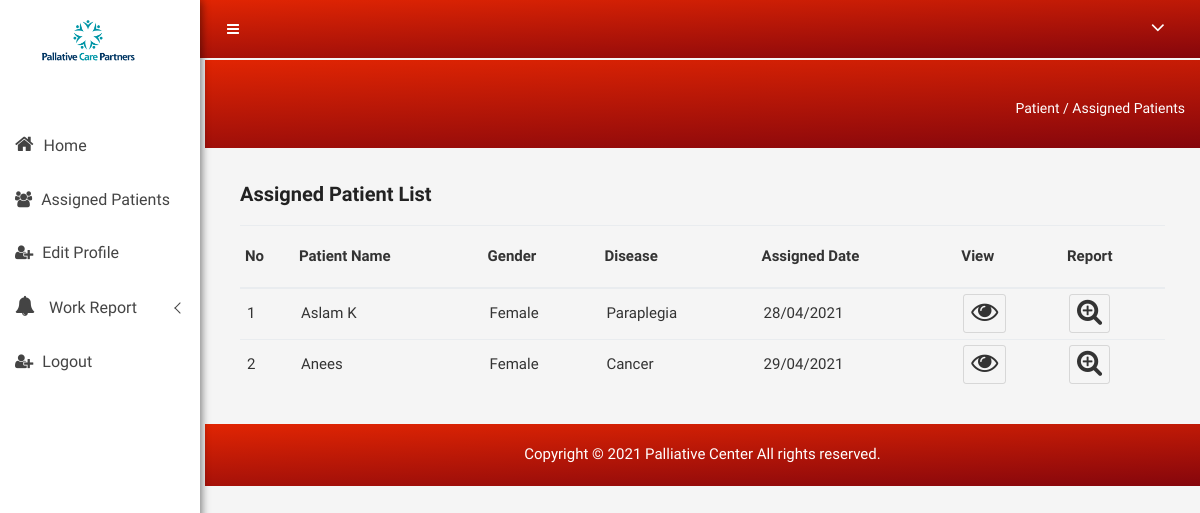
The page /Nurse/view_patientlist.php (signed in) on the database its author committed.
### tables this page shows
CREATE TABLE `assign_nurse` (
  `ass_nid` int(5) NOT NULL,
  `nurse` int(5) NOT NULL,
  `patient` int(5) NOT NULL,
  `assigned_on` date NOT NULL,
  `ass_status` varchar(15) NOT NULL
);

CREATE TABLE `patient` (
  `pid` int(5) NOT NULL,
  `pname` varchar(30) NOT NULL,
  `mobile` bigint(12) NOT NULL,
  `dob` date NOT NULL,
  `gender` varchar(10) NOT NULL,
  `place` varchar(25) NOT NULL,
  `panchayath` varchar(25) NOT NULL,
  `ward` int(5) NOT NULL,
  `address` varchar(50) NOT NULL,
  `pincode` int(8) NOT NULL,
  `disease` varchar(30) NOT NULL
);

CREATE TABLE `nurse` (
  `nid` int(5) NOT NULL,
  `name` varchar(20) NOT NULL,
  `mobile` bigint(12) NOT NULL,
  `gender` varchar(15) NOT NULL,
  `dob` date NOT NULL,
  `place` varchar(15) NOT NULL,
  `address` varchar(30) NOT NULL
);

### Nurse/view_patientlist.php (the view, shortened to what this page needs)
<?php
include "header.php";
?>
<div class="breadcome-area">
    <div class="container-fluid">
        <div class="row">
            <div class="col-lg-12 col-md-12 col-sm-12 col-xs-12">
                <div class="breadcome-list single-page-breadcome">
                    <div class="row">
                        <div class="col-lg-6 col-md-6 col-sm-6 col-xs-6">
                        </div>
                        <div class="col-lg-6 col-md-6 col-sm-6 col-xs-6">
                            <ul class="breadcome-menu">
                                <li><a href="#">Patient</a> <span class="bread-slash">/</span>
                                </li>
                                <li><span class="bread-blod">Assigned Patients</span>
                                </li>
                            </ul>
                        </div>
                    </div>
                </div>
            </div>
        </div>
    </div>
</div>
</div>
<div class="product-status mg-tb-15">
    <div class="container-fluid">
        <div class="row">
            <div class="col-lg-12 col-md-12 col-sm-12 col-xs-12">
                <div class="product-status-wrap">
                    <?php
                    $sq=mysqli_query($con,"select * from patient INNER JOIN assign_nurse ON patient.pid=assign_nurse.patient inner join nurse ON assign_nurse.nurse=nurse.nid where nurse.mobile='$nmob'");
                    if(mysqli_num_rows($sq)==0){
                        echo "<h2 style='margin-left: 35%;color:seagreen;font-family: Times;font-style: italic;font-size: 39px;'>No details to show</h2><br><br><br><br><br><br><br><br><br><br><br><br><br><br><br><br><br><br><br>";
                    }else {
                        ?>
                        <h4>Assigned Patient List</h4>
                        <table>
                            <tr>
                                <th>No</th>
                                <th>Patient Name</th>
                                <th>Gender</th>
                                <th>Disease</th>
                                <th>Assigned Date</th>
                                <th data-field="view">View</th>
                                <th data-field="action">Report</th></tr>
                            <?php
                            $i = 1;
                            $sq=mysqli_query($con,"select * from patient INNER JOIN assign_nurse ON patient.pid=assign_nurse.patient inner join nurse ON assign_nurse.nurse=nurse.nid where nurse.mobile='$nmob'");
                            while ($ro = mysqli_fetch_array($sq)) {
                                ?>
                                <tr style="text-transform: capitalize">
                                    <td><?php echo $i ?></td>
                                    <td><?php echo $ro['pname'] ?></td>
                                    <td><?php echo $ro['gender'] ?></td>
                                    <td><?php echo $ro['disease'] ?></td>
                                    <td><?php echo date('d/m/Y', strtotime($ro['assigned_on'])) ?></td>
                                    <td>
                                        <a href="viewmore_plist.php?id=<?php echo $ro['pid'] ?>"
                                           data-toggle="tooltip" title="View" class="pd-setting-ed" style="padding: 6px 7px;
color:
#333;
font-size: 22px;
border-radius: 3px;
border: 1px solid
rgba(0,0,0,.12);
background:
#f5f5f5;">
                                            <i class="fa fa-eye" aria-hidden="true" style="font-size: 27px;"></i>
                                        </a>
                                    </td>
                                    <td>
                                        <a href="add_report.php?aid=<?php echo $ro['pid'] ?>"
                                           data-toggle="tooltip" title="View" class="pd-setting-ed" style="padding: 6px 7px;
color:
#333;
font-size: 22px;
border-radius: 3px;
border: 1px solid
rgba(0,0,0,.12);
background:
#f5f5f5;">
                                            <i class="fa fa-search-plus" style="font-size: 27px;"></i>
                                        </a>
                                    </td>
                                </tr>
                                <?php
                                $i++;
                            }
                            ?>
                        </table>
                        <?php
                    }
                    ?>
                </div>
            </div>
        </div>
    </div>
</div>
<?php
include "footer.php";
?>
</body>
</html>

### Nurse/css/main.css (style rules this page uses)
html { color: #222; font-size: 1em; line-height: 1.4; }

### rows shown on the page
assign_nurse: patient.pname "Aslam K", nurse.gender "Female", patient.disease "Paraplegia", assigned_on "28/04/2021"
assign_nurse: patient.pname "Anees", nurse.gender "Female", patient.disease "Cancer", assigned_on "29/04/2021"
